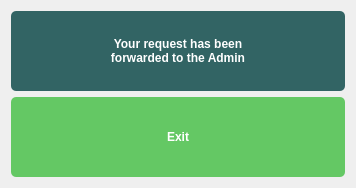
<?xml version="1.0" encoding="UTF-8"?>
<ui version="4.0">
 <class>SettingsMenuForm</class>
 <widget class="QWidget" name="SettingsMenuForm">
  <property name="geometry">
   <rect>
    <x>0</x>
    <y>0</y>
    <width>356</width>
    <height>185</height>
   </rect>
  </property>
  <property name="windowTitle">
   <string>Thanks!</string>
  </property>
  <layout class="QVBoxLayout" name="verticalLayout">
   <item>
    <widget class="QLabel" name="labelUserLogin_Message">
     <property name="minimumSize">
      <size>
       <width>0</width>
       <height>80</height>
      </size>
     </property>
     <property name="maximumSize">
      <size>
       <width>16777215</width>
       <height>80</height>
      </size>
     </property>
     <property name="styleSheet">
      <string notr="true">QLabel{	
background-color : rgb(50, 100, 100);
color:rgb(255, 255, 255);
font: 11pt &quot;Segoe UI&quot;;
font: bold;
border-radius: 5px;}</string>
     </property>
     <property name="text">
      <string>&lt;html&gt;&lt;head/&gt;&lt;body&gt;&lt;p align=&quot;center&quot;&gt;Your request has been &lt;br/&gt;forwarded to the Admin&lt;/p&gt;&lt;/body&gt;&lt;/html&gt;</string>
     </property>
    </widget>
   </item>
   <item>
    <widget class="QPushButton" name="buttonLoginPanelMessage_Exit">
     <property name="minimumSize">
      <size>
       <width>0</width>
       <height>80</height>
      </size>
     </property>
     <property name="styleSheet">
      <string notr="true">QPushButton{	
background-color : rgb(100, 200, 100);
color:rgb(255, 255, 255);
font: 11pt &quot;Segoe UI&quot;;
font: bold;
border-radius: 5px;}

QPushButton::pressed{background-color :rgb(50, 50,50);}</string>
     </property>
     <property name="text">
      <string>Exit</string>
     </property>
    </widget>
   </item>
  </layout>
 </widget>
 <resources/>
 <connections/>
</ui>
